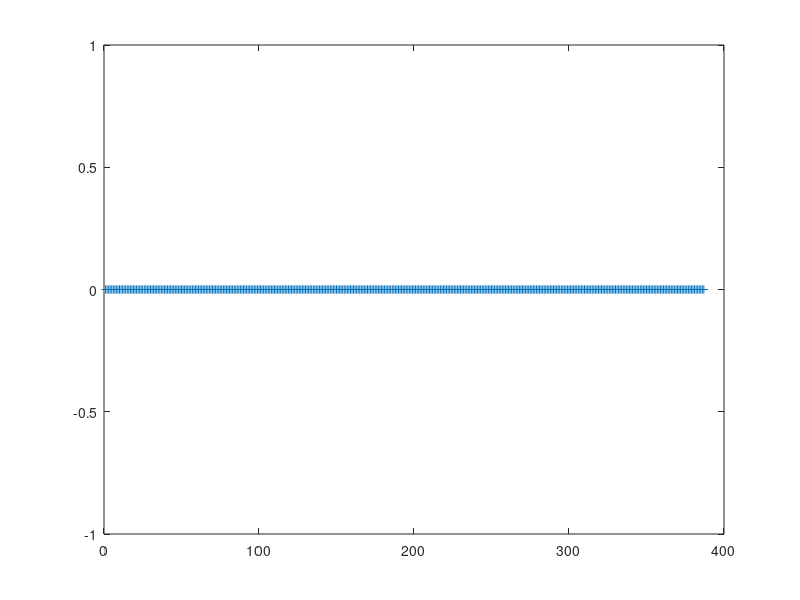

Write the MATLAB code that produced this figure. (Note: this script raises an error after producing the figure.)
%% monthly, 18 years x 12 months/year = 216
%% monthly, 19 years x 12 months/year = 228

addpath /home/sergio/MATLABCODE/
addpath /home/sergio/MATLABCODE/PLOTTER
addpath /home/sergio/MATLABCODE/TIME
addpath /home/sergio/MATLABCODE/
addpath /home/sergio/MATLABCODE/COLORMAP
addpath /home/sergio/MATLABCODE/COLORMAP/LLS
addpath /home/sergio/MATLABCODE/oem_pkg_run_sergio_AuxJacs/StrowCodeforTrendsAndAnomalies/
addpath /home/sergio/MATLABCODE/CONVERT_GAS_UNITS/Strow_humidity/convert_humidity/
addpath /home/sergio/MATLABCODE/CONVERT_GAS_UNITS/IDL_WV_ROUTINES/atmos_phys/MATLAB/

if ~exist('iDorA')
  iDorA = -1; %% asc
  iDorA = +1; %% desc
end

clear iaFound
iaMax = 365/16*17;
iaMax = 365/16*18; iaMax = 412; iaMax = 387;   %% so we only do 17 years that we do have ERA for .....

for ii = 1 : iaMax
  if iDorA > 0
    fin = ['/asl/s1/sergio/MakeAvgObsStats2002_2020_startSept2002_v3/TimeSeries/ERA/Tile_Center/DESC/era_tile_center_timestep_' num2str(ii,'%03d') '.mat'];
  else
    fin = ['/asl/s1/sergio/MakeAvgObsStats2002_2020_startSept2002_v3/TimeSeries/ERA/Tile_Center/ASC/era_tile_center_timestep_' num2str(ii,'%03d') '.mat'];
  end
  if exist(fin)
    iaFound(ii) = 1;
  else
    iaFound(ii) = 0;
  end
end
[sum(iaFound) length(iaFound)]
plot(1:iaMax,iaFound,'+-')

for ii = 1 : iaMax
  clear a
  if iDorA > 0
    fin = ['/asl/s1/sergio/MakeAvgObsStats2002_2020_startSept2002_v3/TimeSeries/ERA/Tile_Center/DESC/era_tile_center_timestep_' num2str(ii,'%03d') '.mat'];
  else
    fin = ['/asl/s1/sergio/MakeAvgObsStats2002_2020_startSept2002_v3/TimeSeries/ERA/Tile_Center/ASC/era_tile_center_timestep_' num2str(ii,'%03d') '.mat'];
  end
  if exist(fin)
    if mod(ii,100) == 0
      fprintf(1,'+ \n')
    elseif mod(ii,10) == 0
      fprintf(1,'x')
    else
      fprintf(1,'.')
    end
    iaFound(ii) = 1;

    a = load(fin);
    %a.pnew_ip.rh = convert_humidity(a.pnew_ip.plevs*100,a.pnew_ip.ptemp,a.pnew_ip.gas_1,'mixing ratio','relative humidity');
    a.pnew_ip.rh = convert_humidity(a.pnew_ip.plevs*100,a.pnew_ip.ptemp,a.pnew_ip.gas_1,'specific humidity','relative humidity');

    %all.yy(ii) = a.thedateS(1);
    %all.mm(ii) = a.thedateS(2);
    %all.dd(ii) = a.thedateS(3);
    all.yy(ii) = a.yyM;
    all.mm(ii) = a.mmM;
    all.dd(ii) = a.ddM;
    [mmm,nnn] = size(a.pnew_op.gas_1);
    if nnn ~= 4608    
      fprintf(1,'OHOH %3i file %s has %5i profiles ... augmenting with NaNs \n',ii,fin,nnn)
      a.pnew_ip.ptemp(:,nnn+1:4608) = NaN;
      a.pnew_ip.rh_levs(:,nnn+1:4608) = NaN;
      a.pnew_ip.plevs(:,nnn+1:4608)   = NaN;
      a.pnew_op.gas_1(:,nnn+1:4608) = NaN;
      a.pnew_op.gas_3(:,nnn+1:4608) = NaN;
      a.pnew_op.ptemp(:,nnn+1:4608) = NaN;
      a.pnew_op.stemp(nnn+1:4608) = NaN;
      a.pnew_op.mmw(nnn+1:4608) = NaN;
      a.pnew_op.nlevs(nnn+1:4608) = NaN;
      a.pnew_op.RH(:,nnn+1:4608) = NaN;
      a.pnew_op.TwSurf(nnn+1:4608) = NaN;
      a.pnew_op.RHSurf(nnn+1:4608) = NaN;
    elseif ~isfield(all,'rlon')
      all.rlon = a.pnew_op.rlon;
      all.rlat = a.pnew_op.rlat;
    end
    all.nwp_ptemp(ii,:,:) = a.pnew_ip.ptemp;
    all.nwp_rh(ii,:,:)    = a.pnew_ip.rh;
    all.nwp_plevs(ii,:,:) = a.pnew_ip.plevs;
    all.gas_1(ii,:,:) = a.pnew_op.gas_1;
    all.gas_3(ii,:,:) = a.pnew_op.gas_3;
    all.ptemp(ii,:,:) = a.pnew_op.ptemp;
    all.stemp(ii,:)   = a.pnew_op.stemp;
    all.mmw(ii,:)     = a.pnew_op.mmw;
    all.nlays(ii,:)   = a.pnew_op.nlevs-1;
    all.RH(ii,:,:)    = a.pnew_op.RH;
    all.TwSurf(ii,:)  = a.pnew_op.TwSurf;
    all.RHSurf(ii,:)  = a.pnew_op.RHSurf;
  else
    iaFound(ii) = 0;
  end
end
fprintf(1,'\n');

monitor_memory_whos

comment = 'see driver_computeERA_16day_trends.m';
if iDorA > 0
  save -v7.3 ERA_atm_data_2002_09_to_2019_08_16day_desc.mat comment all
else
  save -v7.3 ERA_atm_data_2002_09_to_2019_08_16day_asc.mat comment all
end

%% point ii=412 may be a little crazy, not enough ERA files
ii = 200;
  if iDorA > 0
    fin = ['/asl/s1/sergio/MakeAvgObsStats2002_2020_startSept2002_v3/TimeSeries/ERA/Tile_Center/DESC/era_tile_center_timestep_' num2str(ii,'%03d') '.mat'];
  else
    fin = ['/asl/s1/sergio/MakeAvgObsStats2002_2020_startSept2002_v3/TimeSeries/ERA/Tile_Center/ASC/era_tile_center_timestep_' num2str(ii,'%03d') '.mat'];
  end
    a = load(fin);

figure(1); scatter_coast(all.rlon,all.rlat,40,nanmean(all.stemp,1)); colormap(jet); title('ERA 2002/02-2019/08 mean stemp')
figure(2); scatter_coast(all.rlon,all.rlat,40,nanmean(all.RHSurf,1)); colormap(jet); title('ERA 2002/02-2019/08 mean RHsurf')
figure(3); scatter_coast(all.rlon,all.rlat,40,nanmean(all.TwSurf,1)); colormap(jet); title('ERA 2002/02-2019/08 mean TWSurf')
figure(4); scatter_coast(all.rlon,all.rlat,40,nanmean(all.mmw,1)); colormap(jet); title('ERA 2002/02-2019/08 mean mmw')

%figure(5); scatter_coast(a.pnew_op.rlon,a.pnew_op.rlat,40,a.pnew_op.stemp); colormap(jet); title('ERA 2002/02-2019/08 mean stemp')
%figure(6); scatter_coast(a.pnew_op.rlon,a.pnew_op.rlat,40,a.pnew_op.RHSurf); colormap(jet); title('ERA 2002/02-2019/08 mean RHsurf')
%figure(7); scatter_coast(a.pnew_op.rlon,a.pnew_op.rlat,40,a.pnew_op.TwSurf); colormap(jet); title('ERA 2002/02-2019/08 mean TWSurf')
%figure(8); scatter_coast(a.pnew_op.rlon,a.pnew_op.rlat,40,a.pnew_op.mmw); colormap(jet); title('ERA 2002/02-2019/08 mean mmw')

plevs = load('/home/sergio/MATLABCODE/airslevels.dat');
pN = plevs(1:end-1)-plevs(2:end);
pD = log(plevs(1:end-1)./plevs(2:end));
plays = flipud(pN./pD);

load /home/sergio/MATLABCODE/oem_pkg_run_sergio_AuxJacs/TILES_TILES_TILES_MakeAvgCldProfs2002_2020/Code_For_HowardObs_TimeSeries/latB64.mat
rlat65 = latB2; rlon73 = -180 : 5 : +180;
rlon = -180 : 5 : +180;  rlat = latB2;
rlon = 0.5*(rlon(1:end-1)+rlon(2:end));
rlat = 0.5*(rlat(1:end-1)+rlat(2:end));

figure(9); junk = reshape(a.pnew_op.ptemp,101,72,64); junk = squeeze(nanmean(junk,2)); junk = junk(1:100,:); pcolor(rlat,plays,junk);
  caxis([200 300]); colormap(jet); set(gca,'ydir','reverse'); set(gca,'yscale','log'); shading flat; ylim([10 1000]); colorbar; colormap jet
  title('Mean T')
figure(10); junk = reshape(a.pnew_op.RH,100,72,64); junk = squeeze(nanmean(junk,2)); junk = junk(1:100,:); pcolor(rlat,plays,junk);
  caxis([00 100]); colormap(jet); set(gca,'ydir','reverse'); set(gca,'yscale','log'); shading flat; ylim([100 1000]); colorbar; colormap jet
  title('Mean RH')

%error('all data loaded')
pause(0.1)

%%%%%%%%%%%%%%%%%%%%%%%%%%%%%%%%%%%%%%%%%%%%%%%%%%%%%%%%%%%%%%%%%%%%%%%%
dayOFtime = change2days(all.yy,all.mm,all.dd,2002);

computeERA5_surface_trends

figure(1); scatter_coast(all.rlon,all.rlat,40,nanmean(trend_stemp,1)); title('ERA 2002/09-2019/08 trend  stemp K/yr');    caxis([-0.2 +0.2]); colormap(usa2);
figure(2); scatter_coast(all.rlon,all.rlat,40,nanmean(trend_RHSurf,1)); title('ERA 2002/09-2019/08 trend  RHsurf pc/yr'); caxis([-0.4 +0.4]); colormap(usa2);
figure(3); scatter_coast(all.rlon,all.rlat,40,nanmean(trend_TwSurf,1)); title('ERA 2002/09-2019/08 trend  TWSurf K/yr');  caxis([-0.2 +0.2]); colormap(usa2);
figure(4); scatter_coast(all.rlon,all.rlat,40,nanmean(trend_mmw,1)); title('ERA 2002/09-2019/08 trend  colwater mm/yr');  caxis([-0.2 +0.2]); colormap(usa2);

figure(1); scatter_coast(all.rlon,all.rlat,40,nanmean(trend_stemp,1)); title('ERA 2002/09-2019/08 trend  stemp K/yr');    caxis([-0.1 +0.1]); colormap(usa2);
figure(2); scatter_coast(all.rlon,all.rlat,40,nanmean(trend_RHSurf,1)); title('ERA 2002/09-2019/08 trend  RHsurf pc/yr'); caxis([-0.4 +0.4]); colormap(usa2);
figure(3); scatter_coast(all.rlon,all.rlat,40,nanmean(trend_TwSurf,1)); title('ERA 2002/09-2019/08 trend  TWSurf K/yr');  caxis([-0.1 +0.1]); colormap(usa2);
figure(4); scatter_coast(all.rlon,all.rlat,40,nanmean(trend_mmw,1)); title('ERA 2002/09-2019/08 trend  colwater mm/yr');  caxis([-0.2 +0.2]); colormap(usa2);
pause(0.1);

%%%%%%%%%%%%%%%%%%%%%%%%%%%%%%%%%%%%%%%%%%%%%%%%%%%%%%%%%%%%%%%%%%%%%%%%

computeERA5_atmos_trends

if isfield(all,'nwp_plevs')
  trend_nwp_plevs_mean = squeeze(nanmean(all.nwp_plevs,1));
end

trend_plays = flipud(pN./pD);

trend_rlat = all.rlat;
trend_rlon = all.rlon;
trend_rlat64 = rlat; trend_rlon72 = rlon;

if iDorA > 0
  save -v7.3 ERA_atm_data_2002_09_to_2019_08_16day_trends_desc.mat comment trend*
else
  save -v7.3 ERA_atm_data_2002_09_to_2019_08_16day_trends_asc.mat comment trend*
end

load('llsmap5.mat');
figure(1); junk = reshape(trend_ptemp,100,72,64); junk = squeeze(nanmean(junk,2)); 
  pcolor(trend_rlat64,trend_plays,junk); title('ERA trend ptemp K/yr');  caxis([-0.15 +0.15]); colormap(llsmap5); set(gca,'ydir','reverse'); set(gca,'yscale','log'); shading interp; ylim([10 1000]); colorbar
figure(2); junk = reshape(trend_RH,100,72,64); junk = squeeze(nanmean(junk,2)); 
  pcolor(trend_rlat64,trend_plays,junk); title('ERA trend RH percent/yr');  caxis([-0.25 +0.25]); colormap(llsmap5); set(gca,'ydir','reverse'); set(gca,'yscale','log'); shading interp; ylim([10 1000]); colorbar

figure(3); junk = squeeze(nanmean(all.ptemp,1)); junk = junk(1:100,:); junk = reshape(junk,100,72,64); junk = squeeze(nanmean(junk,2)); 
  pcolor(trend_rlat64,trend_plays,junk); title('ERA mean ptemp K');  caxis([200 300]); colormap(jet); set(gca,'ydir','reverse'); set(gca,'yscale','log'); shading flat; ylim([10 1000]); colorbar
figure(4); junk = squeeze(nanmean(all.RH,1)); junk = junk(1:100,:); junk = reshape(junk,100,72,64); junk = squeeze(nanmean(junk,2)); 
  pcolor(trend_rlat64,trend_plays,junk); title('ERA mean RH percent');  caxis([0 100]); colormap(jet); set(gca,'ydir','reverse'); set(gca,'yscale','log'); shading flat; ylim([100 1000]); colorbar

